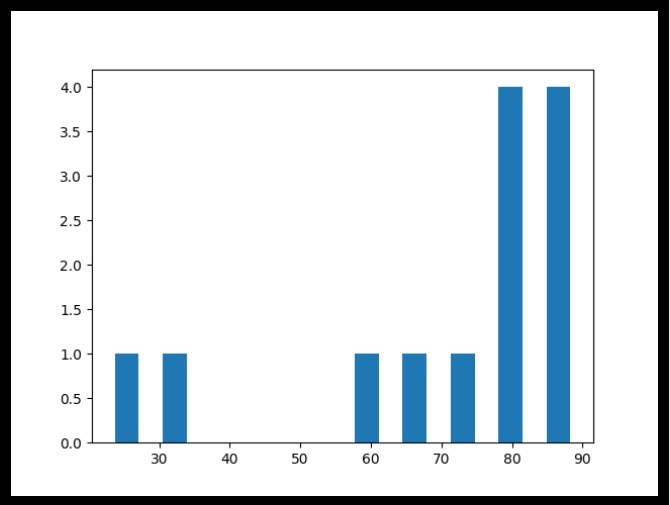

Python code for this plot:
#Three lines to make our compiler able to draw:
import sys
import matplotlib
matplotlib.use('Agg')

import matplotlib.pyplot as plt
import numpy as np

# Histogram - It is a frequency distribution graph, the y-axis represent the count.

student_scores = np.array([80,90,88,22,34,90,80,70,60,80,77,66,90])
plt.hist(student_scores, rwidth=0.5)
plt.show()

#Two  lines to make our compiler able to draw:
plt.savefig(sys.stdout.buffer)
sys.stdout.flush()
